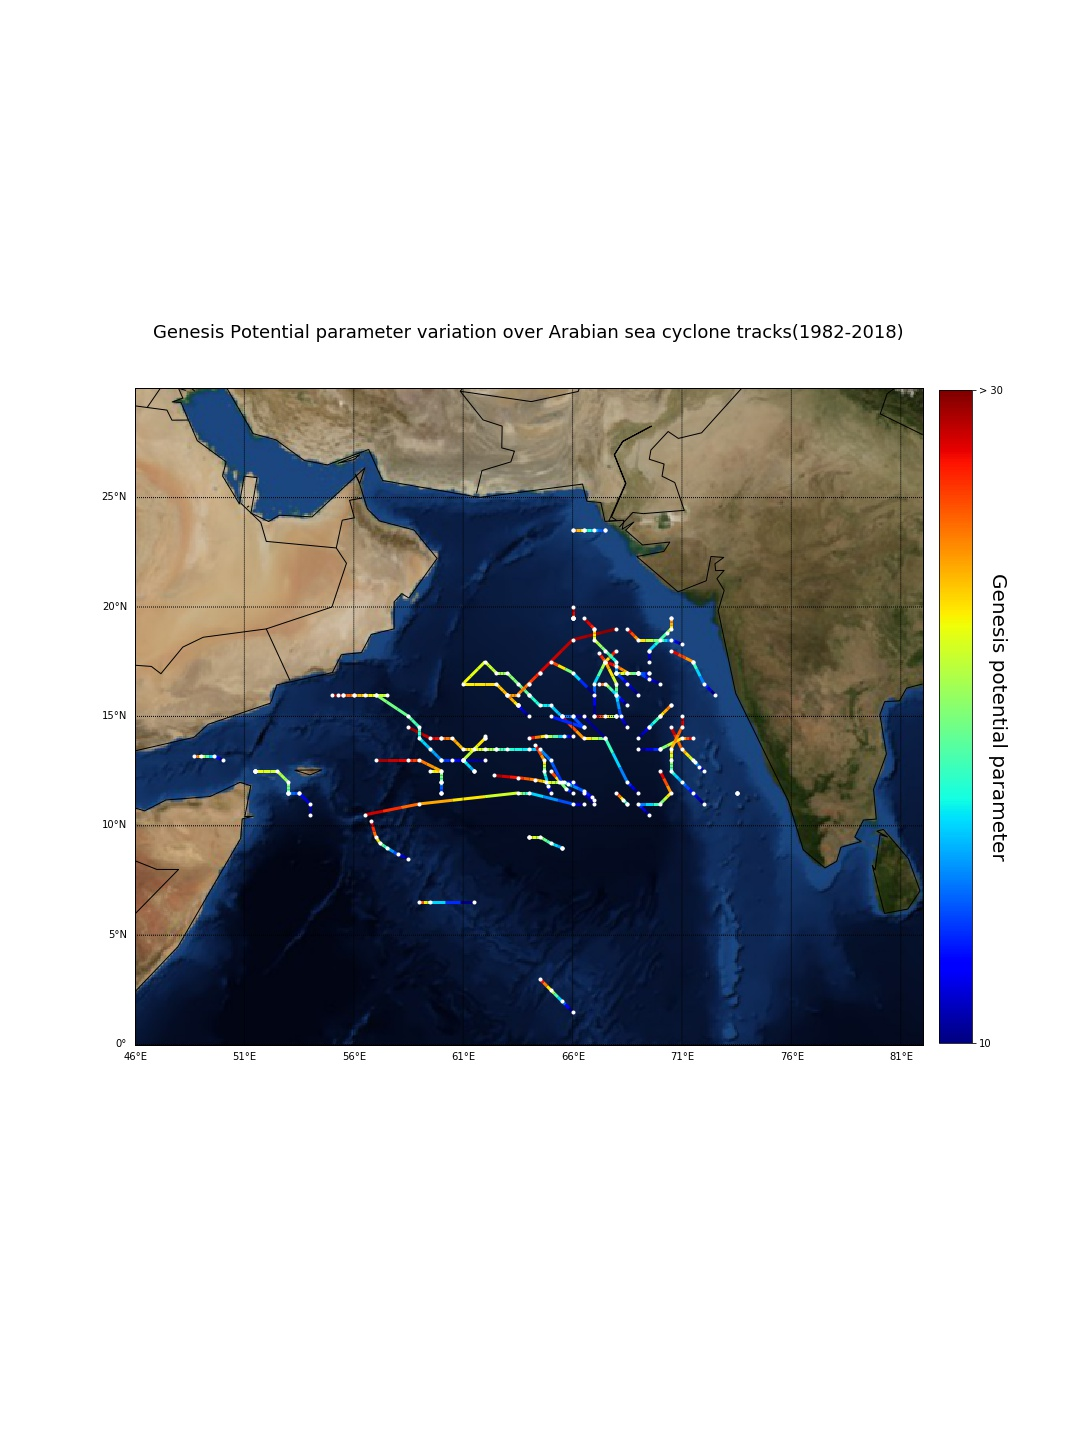

Recreate this plot in Python.
#!/usr/bin/env python
# coding: utf-8

# In[1]:


cd ../track_gpp


##################################################################################################
##################################################################################################
############ calculation of track of cyclone and tracing in on the base projection ###############
##################################################################################################
##################################################################################################
############################### file format is xlsx and csv ######################################

# In[2]:


import numpy as np
from colour import Color
from matplotlib import rcParams
from mpl_toolkits.axes_grid1 import make_axes_locatable
import matplotlib.collections as mcoll
import matplotlib.path as mpath
from matplotlib import cm
from matplotlib.colors import LinearSegmentedColormap
from colorspacious import cspace_converter
from collections import OrderedDict
from mpl_toolkits.basemap import Basemap
import  matplotlib.pyplot as plt
import pandas as pd
from matplotlib.collections import LineCollection
from matplotlib.colors import ListedColormap, BoundaryNorm

cmaps = OrderedDict()


# In[3]:


df = pd.read_excel("track_data.xlsx",sheet_name='dat')
dF = pd.read_excel("track_data.xlsx",sheet_name='dat1')
lat1 = df.lat.values
lon1 = df.lon.values
gpp1 = df.gpp.values
idd1 = dF.id.values
lat = lat1[:]
lon = lon1[:]
gpp = gpp1[:]
idd = idd1[:]
tck =np.loadtxt('track.txt',dtype=float)


# In[4]:


lat = lat.tolist()
lon = lon.tolist()
gpp = gpp.tolist()
idd = idd.tolist()


# In[5]:


gpp


# KT = []
# tck_sum = 0
# for i in range(len(tck)):
#     tck_sum += tck[i]
#     KT.append(tck_sum)

# np.savetxt("Data.txt",KT)

# for i in range(len(idd)+1):    
#     if len(lat[int(idd[i]):int(idd[i+1])]) == tck[i]:
#         print("True")
#     else:
#         print("=========")

# In[107]:


fig = plt.figure(figsize=(15,20))
#fig,ax =plt.subplots()
#ax = fig.add_subplot()
m = Basemap(projection='cyl', llcrnrlat=0, urcrnrlat=30,llcrnrlon=46, urcrnrlon=82, resolution='c', area_thresh=1005.)
m.drawstates()
m.bluemarble()
m.drawcoastlines(linewidth=1.0)
m.drawcountries(linewidth=1.0)
m.drawstates(linewidth=1.0)
m.drawparallels(np.arange(0,30,5.),labels=[1,0,0,1])
m.drawmeridians(np.arange(46,82,5.),labels=[1,0,0,1])
m.drawmapboundary(fill_color='aqua')
for i in range(len(idd)-1):
    latitude = lat[int(idd[i]):int(idd[i+1])]
    longitude = lon[int(idd[i]):int(idd[i+1])]
    gpp12 = gpp[int(idd[i]):int(idd[i+1])]
    x,y = m(longitude, latitude)
    #m.colorbar(location='right')
    plt.plot(x,y,'.',color ="white")
    def colorline(x, y, z=gpp12, cmap=plt.get_cmap('jet'), norm=plt.Normalize(0.0,1.0),
        linewidth=3, alpha=1.0):
        if z is gpp12:
            z = np.linspace(0.0, 1.0, len(x))
        if not hasattr(z, "__iter__"):
            z = np.array([z])
        z = np.asarray(z)
        segments = make_segments(x, y)
        lc = mcoll.LineCollection(segments, array=z, cmap=cmap, norm=norm,linewidth=linewidth, alpha=alpha)
        ax = plt.gca()
        ax.add_collection(lc)
        return lc

    def make_segments(x, y):
        points = np.array([x, y]).T.reshape(-1, 1, 2)
        segments = np.concatenate([points[:-1], points[1:]], axis=1)
        return segments
    
    path = mpath.Path(np.column_stack([x, y]))
    verts = path.interpolated(steps=3).vertices
    x, y = verts[:, 0], verts[:, 1]
    z = np.linspace(0, 1, len(x))
    plot = colorline(x,y,gpp12, cmap=plt.get_cmap('jet'), linewidth=3)
    #sc = plt.scatter(x, y,c='white',s=0,vmin=0,vmax=30, cmap=plt.cm.jet)
#fig.colorbar(plot,shrink=0.6,extend='both',orientation='vertical')
cbar = fig.colorbar(plot, ticks=[-1, 0, 1],fraction=0.039,pad=0.02)
cbar.set_label('Genesis potential parameter',size=20, rotation=270)
cbar =cbar.ax.set_yticklabels(['< 0', '10', '> 30'])
rcParams['axes.titlepad'] = 50 
#plt.xlabel('Longitude')
#plt.ylabel('latitude')
plt.title('Genesis Potential parameter variation over Arabian sea cyclone tracks(1982-2018)',size='18')
plt.savefig("Sample.tiff")
plt.show()


# In[ ]:





# In[ ]:





# In[ ]:





# In[ ]:





# In[ ]:





# In[ ]:





# In[ ]:





# In[ ]:





# In[ ]:





# In[ ]:





# In[ ]:





# In[ ]:





# In[ ]:





# In[ ]:





# In[ ]:





# In[ ]:





# In[ ]:





# In[ ]:





# In[ ]:





# In[ ]:





# In[ ]:





# In[ ]:





# In[ ]:





# In[ ]:





# In[ ]:





# In[ ]:





# In[ ]:





# In[ ]:





# In[ ]:





# In[ ]:


`


# In[ ]:





# In[ ]:





# In[ ]:





# In[ ]:





# In[ ]:





# In[ ]:





# In[ ]:





# In[ ]:





# In[ ]:





# In[ ]:





# In[ ]:





# In[ ]:





# In[ ]:





# In[ ]:





# In[ ]:





# In[ ]:





# In[ ]:





# In[ ]:





# In[ ]:





# In[ ]:





# In[ ]:





# In[ ]:





# In[ ]:





# In[ ]:





# In[ ]:





# In[ ]:





# In[ ]:





# In[ ]:
